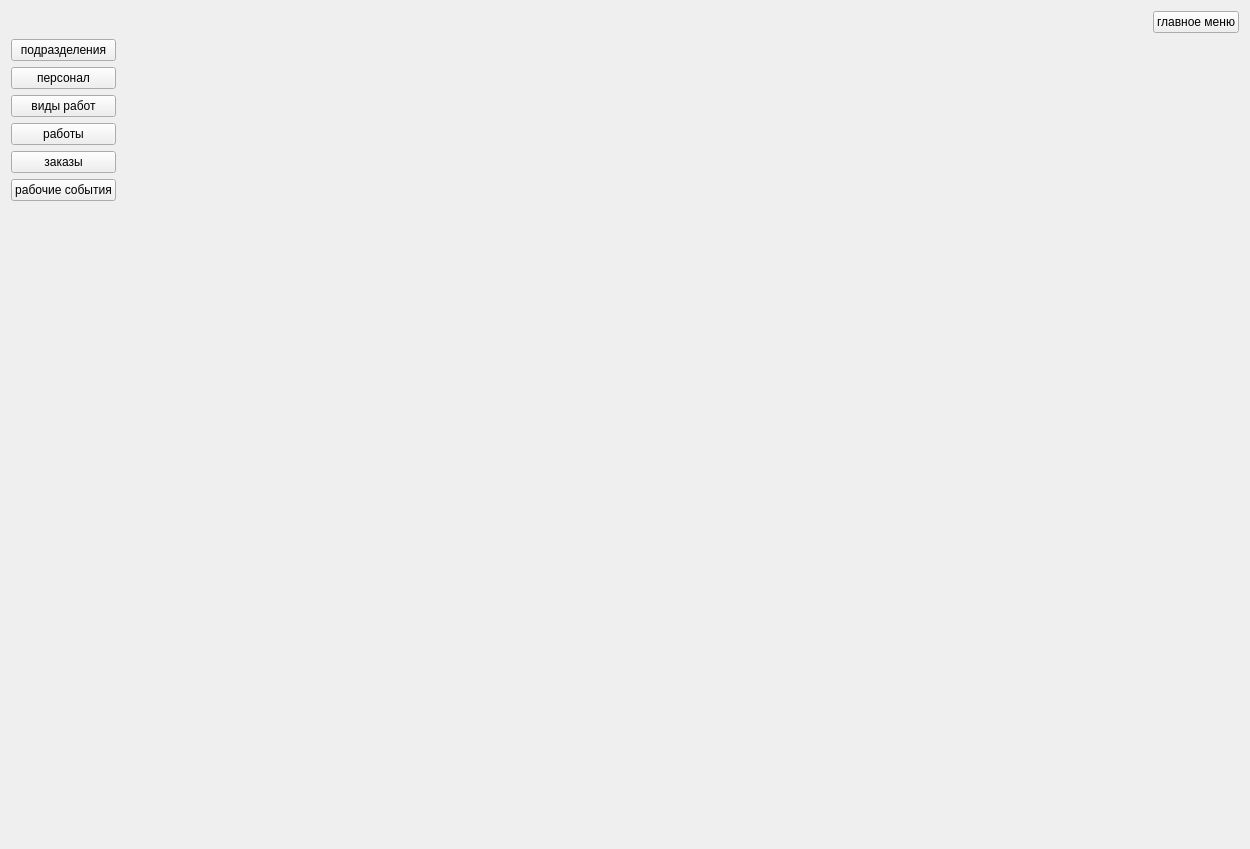
<?xml version="1.0" encoding="UTF-8"?>
<ui version="4.0">
 <class>ReportGenerationWidget</class>
 <widget class="QWidget" name="ReportGenerationWidget">
  <property name="geometry">
   <rect>
    <x>0</x>
    <y>0</y>
    <width>1250</width>
    <height>849</height>
   </rect>
  </property>
  <property name="windowTitle">
   <string>Form</string>
  </property>
  <layout class="QGridLayout" name="gridLayout">
   <item row="0" column="0">
    <layout class="QHBoxLayout" name="horizontalLayout">
     <item>
      <spacer name="horizontalSpacer_3">
       <property name="orientation">
        <enum>Qt::Orientation::Horizontal</enum>
       </property>
       <property name="sizeHint" stdset="0">
        <size>
         <width>40</width>
         <height>20</height>
        </size>
       </property>
      </spacer>
     </item>
     <item>
      <widget class="QPushButton" name="pushButton_go_to_main_menu">
       <property name="text">
        <string>главное меню</string>
       </property>
      </widget>
     </item>
    </layout>
   </item>
   <item row="1" column="0">
    <layout class="QHBoxLayout" name="horizontalLayout_2">
     <item>
      <layout class="QVBoxLayout" name="verticalLayout_4">
       <item>
        <widget class="QPushButton" name="pushButton_services">
         <property name="text">
          <string>подразделения</string>
         </property>
         <property name="checkable">
          <bool>true</bool>
         </property>
         <attribute name="buttonGroup">
          <string notr="true">buttonGroup</string>
         </attribute>
        </widget>
       </item>
       <item>
        <widget class="QPushButton" name="pushButton_staff">
         <property name="text">
          <string>персонал</string>
         </property>
         <property name="checkable">
          <bool>true</bool>
         </property>
         <attribute name="buttonGroup">
          <string notr="true">buttonGroup</string>
         </attribute>
        </widget>
       </item>
       <item>
        <widget class="QPushButton" name="pushButton_work_types">
         <property name="text">
          <string>виды работ</string>
         </property>
         <property name="checkable">
          <bool>true</bool>
         </property>
         <attribute name="buttonGroup">
          <string notr="true">buttonGroup</string>
         </attribute>
        </widget>
       </item>
       <item>
        <widget class="QPushButton" name="pushButton_works">
         <property name="text">
          <string>работы</string>
         </property>
         <property name="checkable">
          <bool>true</bool>
         </property>
         <attribute name="buttonGroup">
          <string notr="true">buttonGroup</string>
         </attribute>
        </widget>
       </item>
       <item>
        <widget class="QPushButton" name="pushButton_orders">
         <property name="text">
          <string>заказы</string>
         </property>
         <property name="checkable">
          <bool>true</bool>
         </property>
         <attribute name="buttonGroup">
          <string notr="true">buttonGroup</string>
         </attribute>
        </widget>
       </item>
       <item>
        <widget class="QPushButton" name="pushButton_work_events">
         <property name="text">
          <string>рабочие события</string>
         </property>
         <property name="checkable">
          <bool>true</bool>
         </property>
         <attribute name="buttonGroup">
          <string notr="true">buttonGroup</string>
         </attribute>
        </widget>
       </item>
       <item>
        <spacer name="verticalSpacer_4">
         <property name="orientation">
          <enum>Qt::Orientation::Vertical</enum>
         </property>
         <property name="sizeHint" stdset="0">
          <size>
           <width>20</width>
           <height>40</height>
          </size>
         </property>
        </spacer>
       </item>
      </layout>
     </item>
     <item>
      <widget class="QStackedWidget" name="stackedWidget_types_of_reports">
       <property name="currentIndex">
        <number>5</number>
       </property>
       <widget class="QWidget" name="page_0_services_and_goups"/>
       <widget class="QWidget" name="page_1_staff"/>
       <widget class="QWidget" name="page_2_types_of_work"/>
       <widget class="QWidget" name="page_3_works"/>
       <widget class="QWidget" name="page_4_orders"/>
       <widget class="QWidget" name="page_5_work_events"/>
      </widget>
     </item>
    </layout>
   </item>
  </layout>
 </widget>
 <resources/>
 <connections/>
 <buttongroups>
  <buttongroup name="buttonGroup">
   <property name="exclusive">
    <bool>true</bool>
   </property>
  </buttongroup>
 </buttongroups>
</ui>
